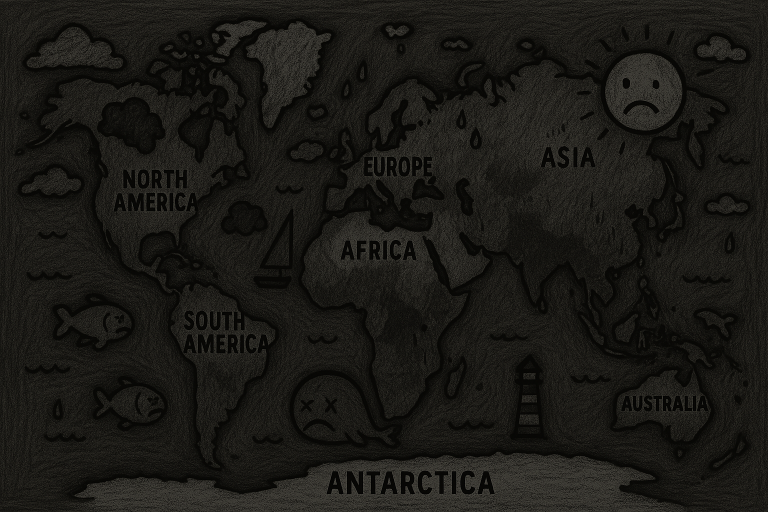
#> input picture picture/kids2.jpg, 1536 x 1024 px (shown at 1/2 size)
$ python change_graph_size.py
#> lines starting #> are read from the running program, lines starting #| are printed output that depends on the picture
# -*- coding: utf-8 -*-
# @Author  : Wenzhuo Ma
# @Time    : 2025/4/8 17:24
# @Function: Resize an image to 2:1 aspect ratio

from PIL import Image
import os

try:
    # 打开原图
    print("Trying to open the image...")
    img = Image.open("../picture/kids2.jpg")
#> img is the input picture: PIL image 1536x1024 RGB; mean R, G, B 26.6, 25.5, 21.7
    print("Image opened successfully.")

    # 获取原图尺寸
    width, height = img.size
#> width = 1536; height = 1024
    print(f"Original image size: width={width}, height={height}")
#| Original image size: width=1536, height=1024

    # 设置新宽高：保持宽度不变，高度设为宽度的一半（即2:1比例）
    new_width = width
#> new_width = 1536
    new_height = width // 2
#> new_height = 768
    print(f"Resizing image to: width={new_width}, height={new_height}")
#| Resizing image to: width=1536, height=768

    # 拉伸图像到新尺寸
    resized_img = img.resize((new_width, new_height), Image.Resampling.LANCZOS)
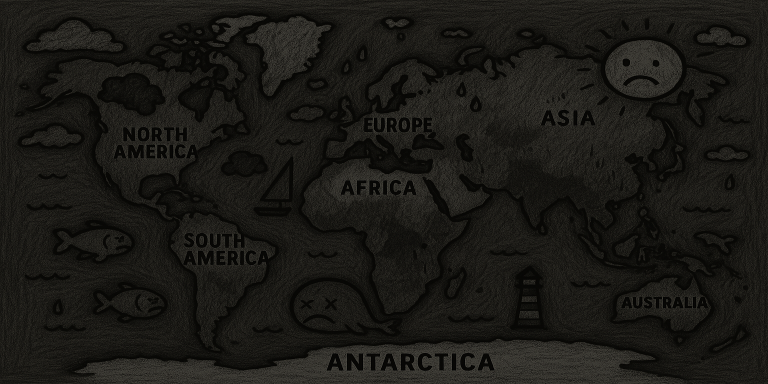
#> resized_img: PIL image 1536x768 RGB (shown at 1/2 size); mean R, G, B 26.6, 25.5, 21.7
    print("Image resized.")

    # 保存拉伸后的图像
    output_path = "../picture/output2.jpg"
    resized_img.save(output_path)
    print(f"Image saved as '{output_path}'.")

    # 检查是否真的保存了
    if os.path.exists(output_path):
        print("✅ Image file saved successfully.")
    else:
        print("❌ Failed to save image.")

except Exception as e:
    print(f"An error occurred: {e}")
